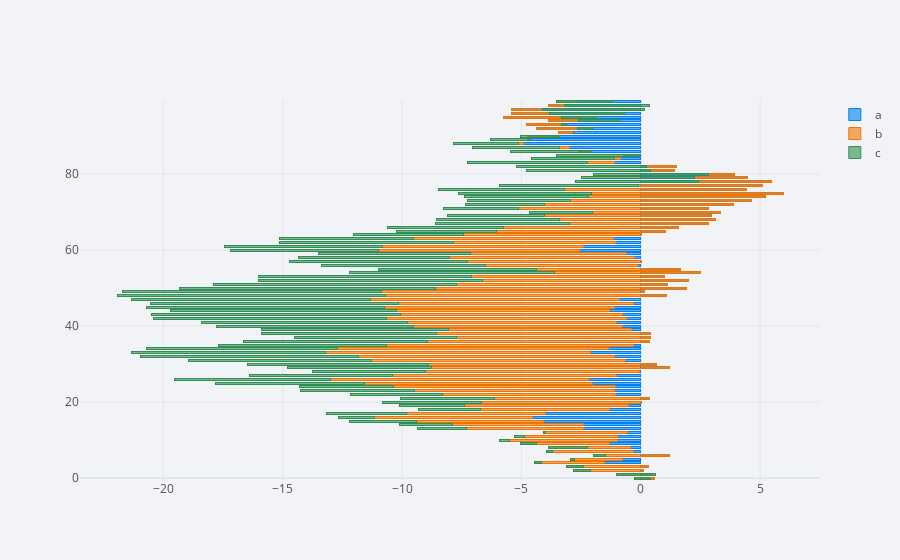

The notebook cell saved with this chart:
### Code cell
df.iplot(kind = 'barh', barmode = 'stack', bargap = 0.5)
